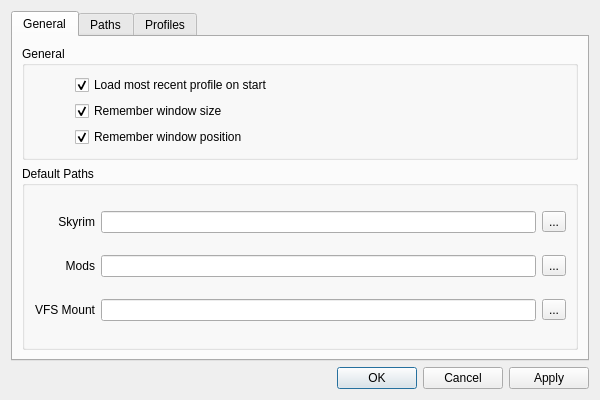
<?xml version="1.0" encoding="UTF-8"?>
<ui version="4.0">
 <class>Preferences</class>
 <widget class="QDialog" name="Preferences">
  <property name="geometry">
   <rect>
    <x>0</x>
    <y>0</y>
    <width>600</width>
    <height>400</height>
   </rect>
  </property>
  <property name="windowTitle">
   <string>Preferences</string>
  </property>
  <layout class="QGridLayout" name="gridLayout">
   <item row="0" column="0">
    <widget class="QTabWidget" name="prefs_tabwidget">
     <property name="currentIndex">
      <number>0</number>
     </property>
     <widget class="QWidget" name="tab_general">
      <attribute name="title">
       <string>General</string>
      </attribute>
      <layout class="QVBoxLayout" name="verticalLayout">
       <item>
        <widget class="QGroupBox" name="gbox_general">
         <property name="sizePolicy">
          <sizepolicy hsizetype="Preferred" vsizetype="Maximum">
           <horstretch>0</horstretch>
           <verstretch>0</verstretch>
          </sizepolicy>
         </property>
         <property name="title">
          <string>General</string>
         </property>
         <layout class="QVBoxLayout" name="verticalLayout_2">
          <property name="leftMargin">
           <number>50</number>
          </property>
          <property name="bottomMargin">
           <number>10</number>
          </property>
          <item>
           <widget class="QCheckBox" name="cbox_loadlastprofile">
            <property name="text">
             <string>Load most recent profile on start</string>
            </property>
            <property name="checked">
             <bool>true</bool>
            </property>
           </widget>
          </item>
          <item>
           <widget class="QCheckBox" name="cbox_restore_size">
            <property name="text">
             <string>Remember window size</string>
            </property>
            <property name="checked">
             <bool>true</bool>
            </property>
           </widget>
          </item>
          <item>
           <widget class="QCheckBox" name="cbox_restore_pos">
            <property name="text">
             <string>Remember window position</string>
            </property>
            <property name="checked">
             <bool>true</bool>
            </property>
           </widget>
          </item>
         </layout>
        </widget>
       </item>
       <item>
        <widget class="QGroupBox" name="gbox_paths">
         <property name="title">
          <string>Default Paths</string>
         </property>
         <layout class="QGridLayout" name="gridLayout_2">
          <item row="0" column="2">
           <widget class="QToolButton" name="btn_choosedir_skyrim">
            <property name="toolTip">
             <string>Open file dialog</string>
            </property>
            <property name="text">
             <string>...</string>
            </property>
            <property name="icon">
             <iconset theme="document-open">
              <normaloff>.</normaloff>.</iconset>
            </property>
           </widget>
          </item>
          <item row="0" column="1">
           <widget class="QLineEdit" name="le_dirskyrim">
            <property name="readOnly">
             <bool>true</bool>
            </property>
           </widget>
          </item>
          <item row="1" column="1">
           <widget class="QLineEdit" name="le_dirmods">
            <property name="readOnly">
             <bool>true</bool>
            </property>
           </widget>
          </item>
          <item row="0" column="0">
           <widget class="QLabel" name="lbl_skyrim">
            <property name="toolTip">
             <string>Location of Skyrim installation folder</string>
            </property>
            <property name="text">
             <string>Skyrim</string>
            </property>
            <property name="alignment">
             <set>Qt::AlignRight|Qt::AlignTrailing|Qt::AlignVCenter</set>
            </property>
           </widget>
          </item>
          <item row="1" column="2">
           <widget class="QToolButton" name="btn_choosedir_mods">
            <property name="toolTip">
             <string>Open file dialog</string>
            </property>
            <property name="text">
             <string>...</string>
            </property>
            <property name="icon">
             <iconset theme="document-open">
              <normaloff>.</normaloff>.</iconset>
            </property>
           </widget>
          </item>
          <item row="1" column="0">
           <widget class="QLabel" name="lbl_mods">
            <property name="toolTip">
             <string>Directory where installed mods will be stored</string>
            </property>
            <property name="text">
             <string>Mods</string>
            </property>
            <property name="alignment">
             <set>Qt::AlignRight|Qt::AlignTrailing|Qt::AlignVCenter</set>
            </property>
           </widget>
          </item>
          <item row="2" column="0">
           <widget class="QLabel" name="lbl_vfs">
            <property name="toolTip">
             <string>Path to empty folder to use as virtual-filesystem mount point</string>
            </property>
            <property name="text">
             <string>VFS Mount</string>
            </property>
            <property name="alignment">
             <set>Qt::AlignRight|Qt::AlignTrailing|Qt::AlignVCenter</set>
            </property>
           </widget>
          </item>
          <item row="2" column="1">
           <widget class="QLineEdit" name="le_dirvfs">
            <property name="readOnly">
             <bool>true</bool>
            </property>
           </widget>
          </item>
          <item row="2" column="2">
           <widget class="QToolButton" name="btn_choosedir_vfs">
            <property name="toolTip">
             <string>Open file dialog</string>
            </property>
            <property name="text">
             <string>...</string>
            </property>
            <property name="icon">
             <iconset theme="document-open">
              <normaloff>.</normaloff>.</iconset>
            </property>
           </widget>
          </item>
         </layout>
        </widget>
       </item>
      </layout>
     </widget>
     <widget class="QWidget" name="tab_paths">
      <attribute name="title">
       <string>Paths</string>
      </attribute>
     </widget>
     <widget class="QWidget" name="tab_profiles">
      <attribute name="title">
       <string>Profiles</string>
      </attribute>
     </widget>
    </widget>
   </item>
   <item row="1" column="0">
    <widget class="QDialogButtonBox" name="prefs_btnbox">
     <property name="orientation">
      <enum>Qt::Horizontal</enum>
     </property>
     <property name="standardButtons">
      <set>QDialogButtonBox::Apply|QDialogButtonBox::Cancel|QDialogButtonBox::Ok</set>
     </property>
    </widget>
   </item>
  </layout>
 </widget>
 <resources/>
 <connections>
  <connection>
   <sender>prefs_btnbox</sender>
   <signal>accepted()</signal>
   <receiver>Preferences</receiver>
   <slot>accept()</slot>
   <hints>
    <hint type="sourcelabel">
     <x>224</x>
     <y>375</y>
    </hint>
    <hint type="destinationlabel">
     <x>157</x>
     <y>274</y>
    </hint>
   </hints>
  </connection>
  <connection>
   <sender>prefs_btnbox</sender>
   <signal>rejected()</signal>
   <receiver>Preferences</receiver>
   <slot>reject()</slot>
   <hints>
    <hint type="sourcelabel">
     <x>292</x>
     <y>381</y>
    </hint>
    <hint type="destinationlabel">
     <x>286</x>
     <y>274</y>
    </hint>
   </hints>
  </connection>
 </connections>
</ui>
